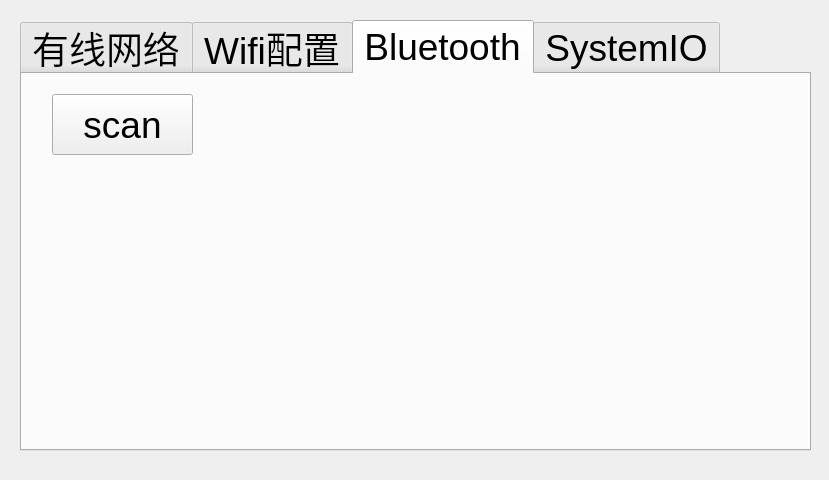
<?xml version="1.0" encoding="UTF-8"?>
<ui version="4.0">
 <class>Widget</class>
 <widget class="QWidget" name="Widget">
  <property name="geometry">
   <rect>
    <x>0</x>
    <y>0</y>
    <width>829</width>
    <height>480</height>
   </rect>
  </property>
  <property name="windowTitle">
   <string>Widget</string>
  </property>
  <widget class="QTabWidget" name="tabWidget">
   <property name="geometry">
    <rect>
     <x>20</x>
     <y>20</y>
     <width>791</width>
     <height>431</height>
    </rect>
   </property>
   <property name="baseSize">
    <size>
     <width>0</width>
     <height>0</height>
    </size>
   </property>
   <property name="font">
    <font>
     <pointsize>28</pointsize>
    </font>
   </property>
   <property name="currentIndex">
    <number>2</number>
   </property>
   <widget class="QWidget" name="tab">
    <attribute name="title">
     <string>有线网络</string>
    </attribute>
    <widget class="QWidget" name="formLayoutWidget">
     <property name="geometry">
      <rect>
       <x>10</x>
       <y>10</y>
       <width>481</width>
       <height>272</height>
      </rect>
     </property>
     <layout class="QFormLayout" name="formLayout">
      <item row="1" column="0">
       <widget class="QLabel" name="labelIPaddress">
        <property name="text">
         <string>IP     地址</string>
        </property>
       </widget>
      </item>
      <item row="1" column="1">
       <widget class="QLineEdit" name="lineEditIPaddress"/>
      </item>
      <item row="2" column="0">
       <widget class="QLabel" name="labelNetmask">
        <property name="text">
         <string>子网掩码</string>
        </property>
       </widget>
      </item>
      <item row="2" column="1">
       <widget class="QLineEdit" name="lineEditNetmask"/>
      </item>
      <item row="3" column="0">
       <widget class="QLabel" name="labelGateway">
        <property name="text">
         <string>默认网关</string>
        </property>
       </widget>
      </item>
      <item row="3" column="1">
       <widget class="QLineEdit" name="lineEditGateway"/>
      </item>
      <item row="5" column="0">
       <widget class="QLabel" name="labelDNS">
        <property name="text">
         <string>DNS        </string>
        </property>
       </widget>
      </item>
      <item row="5" column="1">
       <widget class="QLineEdit" name="lineEditDNS"/>
      </item>
      <item row="0" column="0" colspan="2">
       <widget class="QComboBox" name="comboBoxIP">
        <item>
         <property name="text">
          <string>自动获得IP地址</string>
         </property>
        </item>
        <item>
         <property name="text">
          <string>使用下面的IP地址</string>
         </property>
        </item>
       </widget>
      </item>
      <item row="4" column="0" colspan="2">
       <widget class="QComboBox" name="comboBoxDNS">
        <item>
         <property name="text">
          <string>自动获得DNS服务器地址</string>
         </property>
        </item>
        <item>
         <property name="text">
          <string>使用下面的DNS服务器地址</string>
         </property>
        </item>
       </widget>
      </item>
     </layout>
    </widget>
    <widget class="QPushButton" name="Save">
     <property name="geometry">
      <rect>
       <x>400</x>
       <y>290</y>
       <width>81</width>
       <height>44</height>
      </rect>
     </property>
     <property name="font">
      <font>
       <pointsize>28</pointsize>
      </font>
     </property>
     <property name="text">
      <string>设置</string>
     </property>
    </widget>
   </widget>
   <widget class="QWidget" name="tab_2">
    <attribute name="title">
     <string>Wifi配置</string>
    </attribute>
    <widget class="QPushButton" name="WifiScan">
     <property name="geometry">
      <rect>
       <x>40</x>
       <y>270</y>
       <width>151</width>
       <height>81</height>
      </rect>
     </property>
     <property name="text">
      <string>扫描</string>
     </property>
    </widget>
    <widget class="QPushButton" name="WifiSetting">
     <property name="geometry">
      <rect>
       <x>200</x>
       <y>270</y>
       <width>151</width>
       <height>81</height>
      </rect>
     </property>
     <property name="text">
      <string>设置</string>
     </property>
    </widget>
    <widget class="QComboBox" name="WifiSSID">
     <property name="geometry">
      <rect>
       <x>40</x>
       <y>180</y>
       <width>311</width>
       <height>41</height>
      </rect>
     </property>
    </widget>
    <widget class="QLineEdit" name="WIFIPASS">
     <property name="geometry">
      <rect>
       <x>40</x>
       <y>230</y>
       <width>311</width>
       <height>31</height>
      </rect>
     </property>
     <property name="text">
      <string/>
     </property>
    </widget>
    <widget class="QPushButton" name="Wifi_switch">
     <property name="geometry">
      <rect>
       <x>40</x>
       <y>110</y>
       <width>311</width>
       <height>61</height>
      </rect>
     </property>
     <property name="text">
      <string>Wifi开</string>
     </property>
    </widget>
    <widget class="QPushButton" name="pushButtonSocketWifiStatus">
     <property name="geometry">
      <rect>
       <x>510</x>
       <y>10</y>
       <width>261</width>
       <height>51</height>
      </rect>
     </property>
     <property name="text">
      <string>wifi连接状态</string>
     </property>
    </widget>
    <widget class="QPushButton" name="pushButton_3">
     <property name="geometry">
      <rect>
       <x>0</x>
       <y>10</y>
       <width>181</width>
       <height>41</height>
      </rect>
     </property>
     <property name="text">
      <string>Wifi 开关状态</string>
     </property>
    </widget>
    <widget class="QPushButton" name="pushButton_4">
     <property name="geometry">
      <rect>
       <x>190</x>
       <y>10</y>
       <width>241</width>
       <height>41</height>
      </rect>
     </property>
     <property name="text">
      <string>扫描已配置wifi</string>
     </property>
    </widget>
    <widget class="QPushButton" name="pushButtonSocketWifiStatus_2">
     <property name="geometry">
      <rect>
       <x>510</x>
       <y>70</y>
       <width>261</width>
       <height>51</height>
      </rect>
     </property>
     <property name="text">
      <string>wifi密码保存</string>
     </property>
    </widget>
    <widget class="QPushButton" name="pushButtonSocketWifiStatus_3">
     <property name="geometry">
      <rect>
       <x>510</x>
       <y>130</y>
       <width>261</width>
       <height>51</height>
      </rect>
     </property>
     <property name="text">
      <string>json To conf</string>
     </property>
    </widget>
   </widget>
   <widget class="QWidget" name="tab_4">
    <attribute name="title">
     <string>Bluetooth</string>
    </attribute>
    <widget class="QPushButton" name="pushButton_7">
     <property name="geometry">
      <rect>
       <x>30</x>
       <y>20</y>
       <width>141</width>
       <height>61</height>
      </rect>
     </property>
     <property name="text">
      <string>scan</string>
     </property>
    </widget>
   </widget>
   <widget class="QWidget" name="tab_3">
    <attribute name="title">
     <string>SystemIO</string>
    </attribute>
    <widget class="QWidget" name="gridLayoutWidget">
     <property name="geometry">
      <rect>
       <x>20</x>
       <y>20</y>
       <width>401</width>
       <height>141</height>
      </rect>
     </property>
     <layout class="QGridLayout" name="gridLayout">
      <item row="0" column="3">
       <widget class="QPushButton" name="pushButton">
        <property name="text">
         <string>查找</string>
        </property>
       </widget>
      </item>
      <item row="0" column="1">
       <widget class="QLabel" name="label_2">
        <property name="text">
         <string>Progress  </string>
        </property>
       </widget>
      </item>
      <item row="2" column="3">
       <widget class="QPushButton" name="pushButton_2">
        <property name="text">
         <string>杀死进程</string>
        </property>
       </widget>
      </item>
      <item row="2" column="1">
       <widget class="QLabel" name="label">
        <property name="text">
         <string>PID</string>
        </property>
       </widget>
      </item>
      <item row="0" column="2">
       <widget class="QLineEdit" name="lineEdit"/>
      </item>
      <item row="2" column="2">
       <widget class="QComboBox" name="comboBox_2"/>
      </item>
     </layout>
    </widget>
    <widget class="QPushButton" name="pushButton_5">
     <property name="geometry">
      <rect>
       <x>450</x>
       <y>20</y>
       <width>221</width>
       <height>71</height>
      </rect>
     </property>
     <property name="text">
      <string>Sys屏幕校准</string>
     </property>
    </widget>
    <widget class="QPushButton" name="pushButton_6">
     <property name="geometry">
      <rect>
       <x>450</x>
       <y>100</y>
       <width>221</width>
       <height>71</height>
      </rect>
     </property>
     <property name="text">
      <string>QT屏幕校准</string>
     </property>
    </widget>
   </widget>
  </widget>
 </widget>
 <layoutdefault spacing="6" margin="11"/>
 <resources/>
 <connections/>
</ui>
